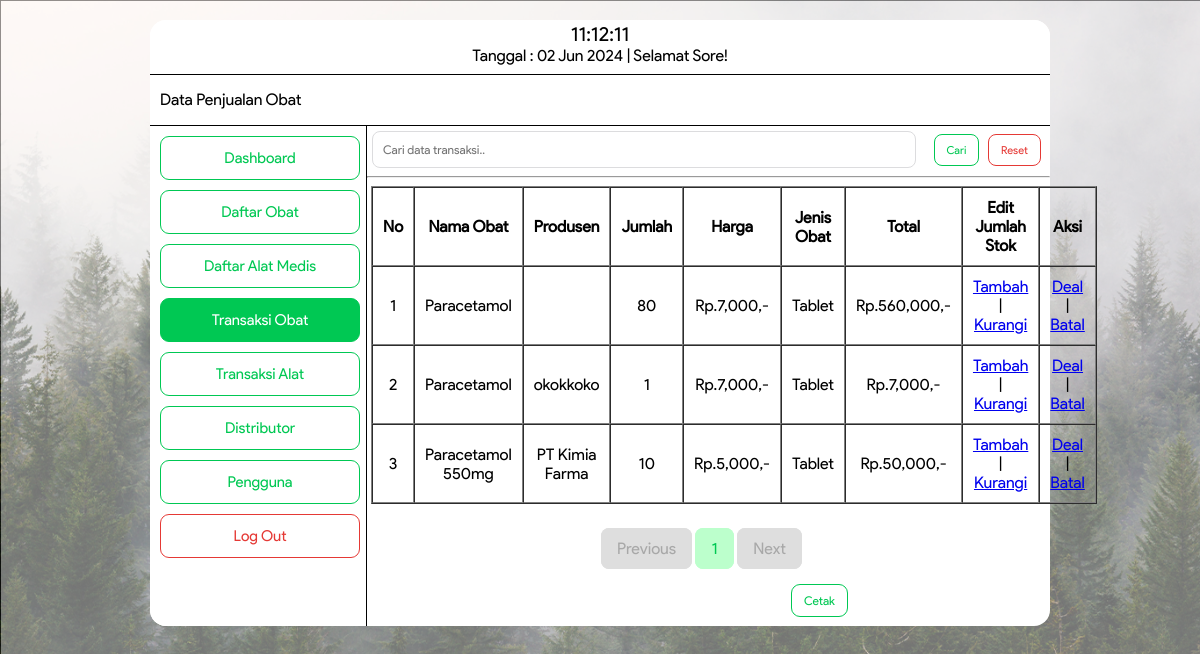
The app's page /datatransaksi.php (signed in) with its own data.
### tables this page shows
CREATE TABLE `tb_tuku` (
  `id` int(200) NOT NULL,
  `id_obat` int(200) NOT NULL,
  `kode_obat` varchar(200) NOT NULL,
  `nama_obat` varchar(200) NOT NULL,
  `produsen` varchar(200) NOT NULL,
  `stok` int(200) NOT NULL,
  `harga` int(200) NOT NULL,
  `jenis_obat` enum('Kapsul','Tablet','Cair') NOT NULL,
  `total` int(200) NOT NULL
);

### datatransaksi.php (the view, shortened to what this page needs)
<!DOCTYPE html>
<html>
<head>
	<link rel="stylesheet" type="text/css" href="asset/datatransaksi.css">
</head>
<body style="background-image: url(BG.png);">
	<div class="bingkai">
		<div class="header">
			<label>
        <div id="clock" style="font-size: 20px"></div>
        <?php
					$tanggal= mktime(date("m"),date("d"),date("Y"));
					echo "Tanggal : ".date("d M Y", $tanggal)." ";
					$a = date ("H");
					if (($a>=6) && ($a<=11)){
					echo "| Selamat Pagi!";
					}
					else if(($a>11) && ($a<=15))
					{
					echo "| Selamat Siang!";}
					else if (($a>15) && ($a<=18)){
					echo "| Selamat Sore!";}
					else { echo "| Selamat Malam!";}
				?>
			</label>
		</div>
		<div class="menu">
				<form method="post" action="tambahdatapenjualan.php">
					<label>Data Penjualan Obat</label>
				</form>
		</div>
		<div class="badan">
      <div class="sidebar">
				<form method="" action="dashboard.php">
					<button class="dashboard" type="submit">Dashboard</button>
				</form>
				<form class="daftarobat" method="" action="daftarobat.php">
					<button type="submit">Daftar Obat</button>
				</form>
        <form class="daftaralat" method="" action="daftaralat.php">
          <button type="submit">Daftar Alat Medis</button>
        </form>
			  <form class="transaksiobat" method="" action="datatransaksi.php">
          <button type="submit">Transaksi Obat</button>
        </form>
        <form class="transaksialat" method="" action="databeli.php">
          <button type="submit">Transaksi Alat</button>
        </form>
				<form class="distributor" method="" action="distributor.php">
					<button type="submit">Distributor</button>
				</form>
				<form class="pengguna" method="" action="daftarpengguna.php">
					<button type="submit">Pengguna</button>
				</form>
				<form class="logout" method="post" action="logout.php">
					<button onclick="return confirm('Anda Yakin Ingin Log Out?')" type="submit">Log Out</button>
				</form>
			</div>
			<form>
            <div class="search">
              <input type="text" id="KataKunci" name="KataKunci" placeholder="Cari data transaksi.." required="" value="<?php if (isset($_GET['KataKunci']))  echo $_GET['KataKunci']; ?>">
              <button class="cari" type="submit">Cari</button>
              <button class="resetbtn" onclick="location.href='datatransaksi.php'" type="button">Reset</button>
            </div>
          </form>
                 <hr>
			<div class="content">
				<table border="1" width="100%" align="center" cellspacing="0" cellpadding="10">
					<tr>
						<th>No</th>
						<th>Nama Obat</th>
            <th>Produsen</th>
						<th>Jumlah</th>
						<th>Harga</th>
						<th>Jenis Obat</th>
						<th>Total</th>
						<th>Edit Jumlah Stok</th>
						<th>Aksi</th>
					</tr>
						 <?php
      include "koneksi.php";
      $page = (isset($_GET['page']))? (int) $_GET['page'] : 1;
      $kolomCari=(isset($_GET['Kolom']))? $_GET['Kolom'] : "";
      $kolomKataKunci=(isset($_GET['KataKunci']))? $_GET['KataKunci'] : "";
      $limit = 5;
      $limitStart = ($page - 1) * $limit;
      if($kolomCari=="" && $kolomKataKunci==""){
        $SqlQuery = mysqli_query($koneksi, "SELECT * FROM tb_tuku LIMIT ".$limitStart.",".$limit);
      }else{
        $SqlQuery = mysqli_query($koneksi, "SELECT * FROM tb_tuku WHERE nama_obat LIKE '%$kolomKataKunci%' LIMIT ".$limitStart.",".$limit);
      }
      $no = $limitStart + 1;
      while($row = mysqli_fetch_array($SqlQuery)){
      ?>
        		<tr align="center">
        			<td>
        				<?php echo $no++?>
        			</td>
            		<td>
                		<?php echo $row['nama_obat'];?>
            		</td>
                <td>
                    <?php echo $row['produsen'];?>
                </td>
            		<td>
                		<?php echo $row['stok'];?>
            		</td>
            		<td>
                		<?php echo "Rp." .number_format($row['harga']).",-";?>
            		</td>
            		<td>
                		<?php echo $row['jenis_obat'];?>
            		</td>
            		<td>
                		<?php echo "Rp." .number_format($row['total']).",-";?>
            		</td>
            		<td>
            			<a href="transaksi/tambah.php?id=<?php echo $row['id'];?>">Tambah</a>
                  |
            			<a href="transaksi/kurang.php?id=<?php echo $row['id'];?>">Kurangi</a>
            		</td>
            		<td>
            			<a onclick="return confirm('Apakah sudah mencetak datanya?')" href="transaksi/deal.php?id=<?php echo $row['id'];?>">Deal</a>
                  |
            			<a onclick="return confirm('Anda yakin ingin Membatalkan Transaksi?')" href="transaksi/batal.php?id=<?php echo $row['id'];?>">Batal</a>
            		</td>
        		</tr>
                <?php
                 }
                ?>
				</table>
			<div class="paging">
      <?php
        if($page == 1){
      ?>
        <a class="disabled" href="#">Previous</a>
      <?php
        }
      ?>
      <?php
        if($kolomCari=="" && $kolomKataKunci==""){
          $SqlQuery = mysqli_query($koneksi, "SELECT * FROM tb_tuku");
        }else{
          $SqlQuery = mysqli_query($koneksi, "SELECT * FROM tb_tuku WHERE nama_obat LIKE '%$kolomKataKunci%'");
        }
        $JumlahData = mysqli_num_rows($SqlQuery);
        $jumlahPage = ceil($JumlahData / $limit);
        $jumlahNumber = 1;
        $startNumber = ($page > $jumlahNumber)? $page - $jumlahNumber : 1;
        $endNumber = ($page < ($jumlahPage - $jumlahNumber))? $page + $jumlahNumber : $jumlahPage;
        for($i = $startNumber; $i <= $endNumber; $i++){
          if($kolomCari=="" && $kolomKataKunci==""){
      ?>
          <a class="number" href="datatransaksi.php?page=<?php echo $i; ?>"><?php echo $i; ?></a>
      <?php
        }else{
          ?>
          <a class="number" href="datatransaksi.php?Kolom=<?php echo $kolomCari;?>&KataKunci=<?php echo $kolomKataKunci;?>&page=<?php echo $i; ?>"><?php echo $i; ?></a>
          <?php
        }
      }
      ?>
      <?php
       if($page == $jumlahPage){
      ?>
        <a class="disabled" href="#">Next</a>
      <?php
      }
      ?>
    <button class="cetak" onclick="location.href='transaksi/cetak.php'" type="button" target="_blank">Cetak</button>
  </div>
		</div>
					 		</div>
					 	</div>
</body>
</html>

### asset/datatransaksi.css (style rules this page uses)
div { font-family: ProductSans; }
body { background-image: url(BG.png); background-size: cover; font-family: ProductSans; }
button { font-family: ProductSans; }
input { border: solid 1px #DCDCDE; border-radius: 5px; padding: 5px; font-size: 12px; font-family: product sans; }
.bingkai { background: white; width: 900px; margin: 20px auto; border-radius: 16px; }
.bingkai .header { background: white; height: 50px; padding: 2px; border-radius: 16px 16px 0px 0px; border-bottom: solid 1px; text-align: center; }
.bingkai .menu { background: white; height:50px; border-bottom: solid 1px; }
.bingkai .menu label { float: left; padding: 10px; margin-right: 225px; margin-top: 5px; }
.badan { height: 500px; }
.bingkai .badan .sidebar { background: #FFF; float: left; width: 24%; height: 100%; border-radius: 0px 0px 0px 16px; border-right: solid 1px; }
.bingkai .badan .sidebar button { background-color: white; color: #00C853; font-size: 15px; padding: 12px; width: 200px; margin-top: 10px; margin-left: 10px; cursor: pointer; border: solid 1px #00C853; border-radius: 9px; }
.bingkai .badan .sidebar .transaksiobat button { background-color: #00C853; color: white; font-size: 15px; padding: 12px; width: 200px; margin-top: 10px; margin-left: 10px; cursor: pointer; border: solid 1px #00C853; border-radius: 9px; }
.bingkai .badan .sidebar .logout button { background-color: white; color: #E53935; font-size: 15px; padding: 12px; width: 200px; margin-top: 10px; margin-left: 10px; cursor: pointer; border: solid 1px #E53935; border-radius: 9px; }
.bingkai .badan .content { background: white; float: left; margin-left: 4px; height: auto; width: 75%; border-radius: 0px 0px 16px 0px; }
.bingkai .badan .content .paging { margin-left: 230px; margin-top: 20px; }
.bingkai .badan .content .paging .disabled { text-decoration: none; color: #A8A8A8; background-color: #DEDEDE; font-family: ProductSans; border: solid 1px #DEDEDE; line-height: 50px; padding: 10px 15px 10px 15px; border-radius: 8px; }
.bingkai .badan .content .paging .number { text-decoration: none; color: #00C853; background-color: #BCFFCC; font-family: ProductSans; border: solid 1px #BCFFCC; line-height: 50px; padding: 10px 15px 10px 15px; border-radius: 8px; }
.bingkai .badan .content .paging .cetak { background-color: white; color: #00C853; border: solid 1px #00C853; margin-top: 10px; margin-left: 190px; border-radius: 9px; padding: 8px 12px 8px 12px; font-size: 12px; }
.bingkai .badan .search input { border-radius: 8px; border: solid 1px #DCDCDE; width: 58%; padding: 10px; margin-top: 5px; margin-left: 5px; font-size: 12px; font-family: ProductSans; }
.bingkai .badan .search .cari { background-color: white; color: #00C853; border: solid 1px #00C853; border-radius: 8px; padding: 8px 12px 8px 12px; font-size: 11px; margin-left: 14px; margin-right: 5px; }
.bingkai .badan .search .resetbtn { background-color: white; color: #E53935; border: solid 1px #E53935; border-radius: 8px; padding: 8px 12px 8px 12px; font-size: 11px; }

### records on screen
tb_tuku: nama_obat "Paracetamol", stok "80", harga "7,000", jenis_obat "Tablet", total "560,000"
tb_tuku: nama_obat "Paracetamol", produsen "okokkoko", stok "1", harga "7,000", jenis_obat "Tablet", total "7,000"
tb_tuku: nama_obat "Paracetamol 550mg", produsen "PT Kimia Farma", stok "10", harga "5,000", jenis_obat "Tablet", total "50,000"
